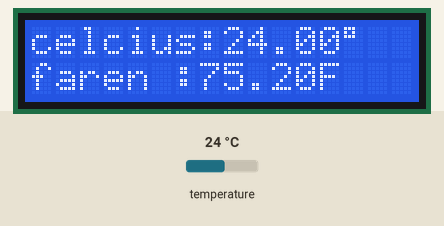
A sketch run on a simulated Arduino Uno, built with avr-gcc and run on an emulated ATmega328P. On the bench: 16×2 character LCD. The inputs (shaded band) are chosen by the test bench; at power-on: temperature 24 °C. What the sketch prints to the serial monitor is not drawn.

Above: at 2.3 s.
2.4 s: temperature set to 12 °C
At 3.8 s:
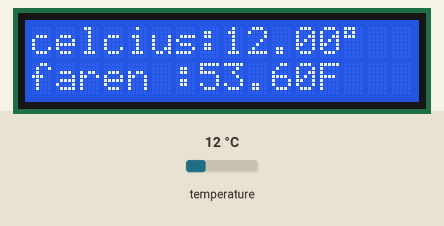
4.1 s: temperature set to 19 °C
At 4.6 s:
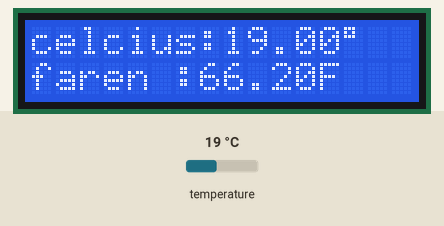
5.7 s: temperature set to 28 °C
At 6.4 s:
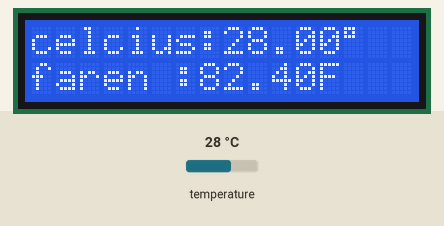
Timing chart, 0 to 8.7 s (numbered marks = the images above; inputs shaded):
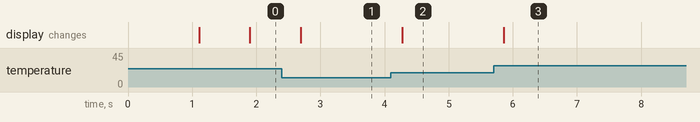

Measured:
- after the input at 2.4 s, the display: changes after 0.29 s (image 1)
- after the input at 4.1 s, the display: changes after 0.18 s (image 2)
- after the input at 5.7 s, the display: changes after 0.16 s (image 3)

The sketch:

sensor_ds18b20.ino
```cpp
#include <LiquidCrystal_I2C.h>
#include <OneWire.h>
#include <DallasTemperature.h>
#include <Wire.h>
LiquidCrystal_I2C lcd (0x27,16,2);
const int oneWireBusPin = 4;

OneWire oneWire(oneWireBusPin);
DallasTemperature Sensors(&oneWire);

void setup(){
  Serial.begin(9600);
  Sensors.begin();
  lcd.init();
   lcd.backlight();
   lcd.setCursor(0,0);
   lcd.print("sensor ds18b20");
   lcd.setCursor(0,1);
   lcd.print("m zadid ilmi");
   delay(1000);
   lcd.clear();
}
void loop(){
  //Sensors.setResolution(9);//resolusi dengan kelipatan 0.5 derajat celcius
  //Sensors.setResolution(10);//resolusi dengan kelipatan 0.25 derajat celsius
  //Sensors.setResolution(11);//resolusi dengan kelipatan 0.125 derajat celsius
  //Sensors.setResolution(12);//resolusi dengan kelipatan 0.0625 derajat celsius
  Sensors.requestTemperatures();
float celsius = Sensors.getTempCByIndex(0);
float Farenhait = Sensors.toFahrenheit(celsius);

lcd.setCursor(0,0);
lcd.print("celcius:");
lcd.print(celsius);
lcd.print((char)223);

lcd.setCursor(0,1);
lcd.print("faren :");
lcd.print(Farenhait);
lcd.print("F");

//Serial.println(celsius,1);
Serial.println(celsius,3);
//Serial.println(celsius,3);
//Serial.println(celsius,4);
}
```
